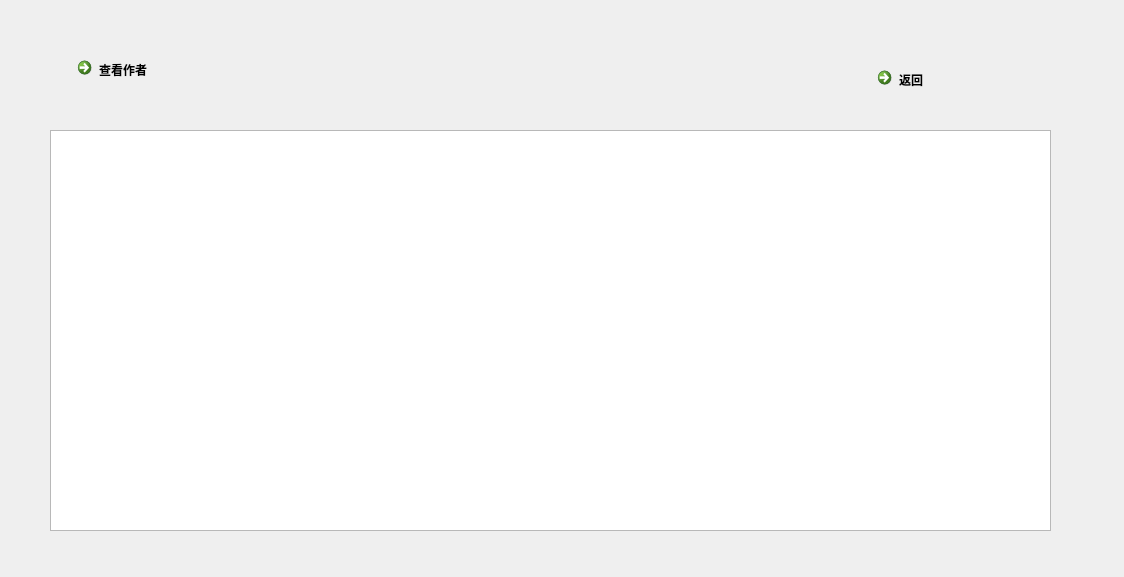
<?xml version="1.0" encoding="UTF-8"?>
<ui version="4.0">
 <class>Dialogt</class>
 <widget class="QDialog" name="Dialogt">
  <property name="geometry">
   <rect>
    <x>0</x>
    <y>0</y>
    <width>1124</width>
    <height>577</height>
   </rect>
  </property>
  <property name="windowTitle">
   <string>Dialog</string>
  </property>
  <widget class="QTextBrowser" name="textBrowser">
   <property name="geometry">
    <rect>
     <x>50</x>
     <y>130</y>
     <width>1001</width>
     <height>401</height>
    </rect>
   </property>
   <property name="styleSheet">
    <string notr="true">font: 75 24pt &quot;微软雅黑&quot;;</string>
   </property>
  </widget>
  <widget class="QCommandLinkButton" name="commandLinkButton">
   <property name="geometry">
    <rect>
     <x>870</x>
     <y>60</y>
     <width>187</width>
     <height>41</height>
    </rect>
   </property>
   <property name="styleSheet">
    <string notr="true">font: 75 16pt &quot;微软雅黑&quot;;</string>
   </property>
   <property name="text">
    <string>返回</string>
   </property>
  </widget>
  <widget class="QCommandLinkButton" name="commandLinkButton_2">
   <property name="geometry">
    <rect>
     <x>70</x>
     <y>50</y>
     <width>187</width>
     <height>41</height>
    </rect>
   </property>
   <property name="styleSheet">
    <string notr="true">font: 75 16pt &quot;微软雅黑&quot;;
</string>
   </property>
   <property name="text">
    <string>查看作者</string>
   </property>
  </widget>
 </widget>
 <resources/>
 <connections/>
</ui>
